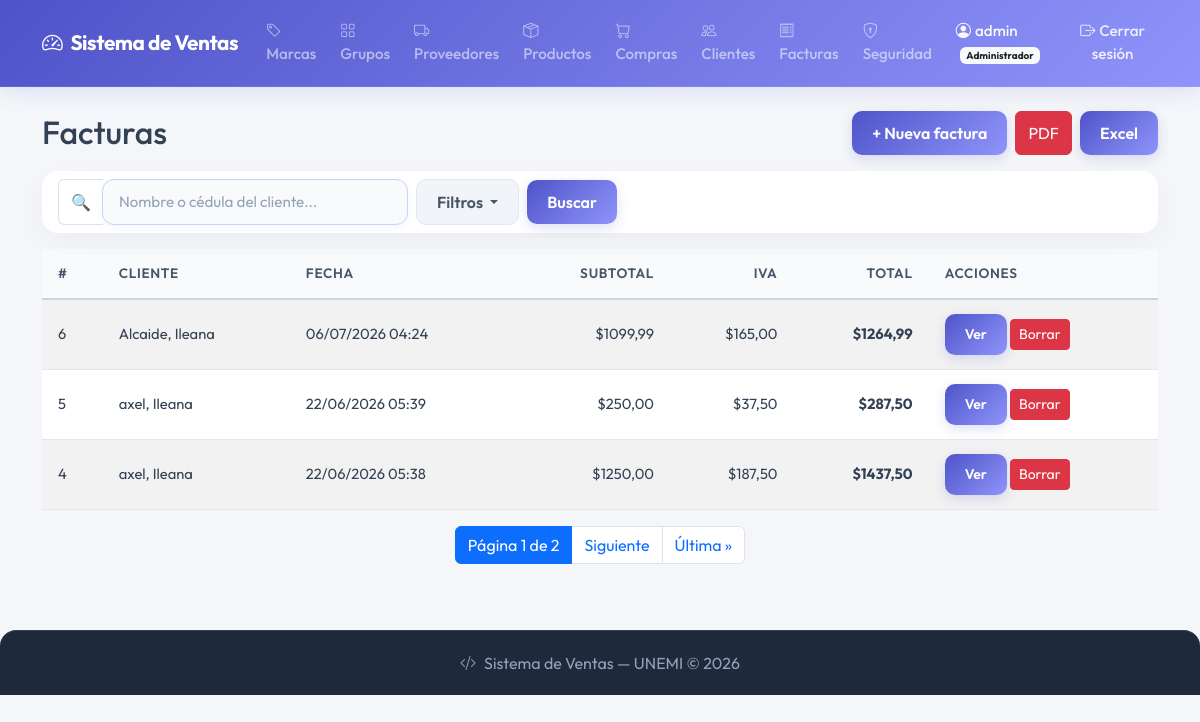
The page /invoices/ (signed in) on the database as committed earlier.
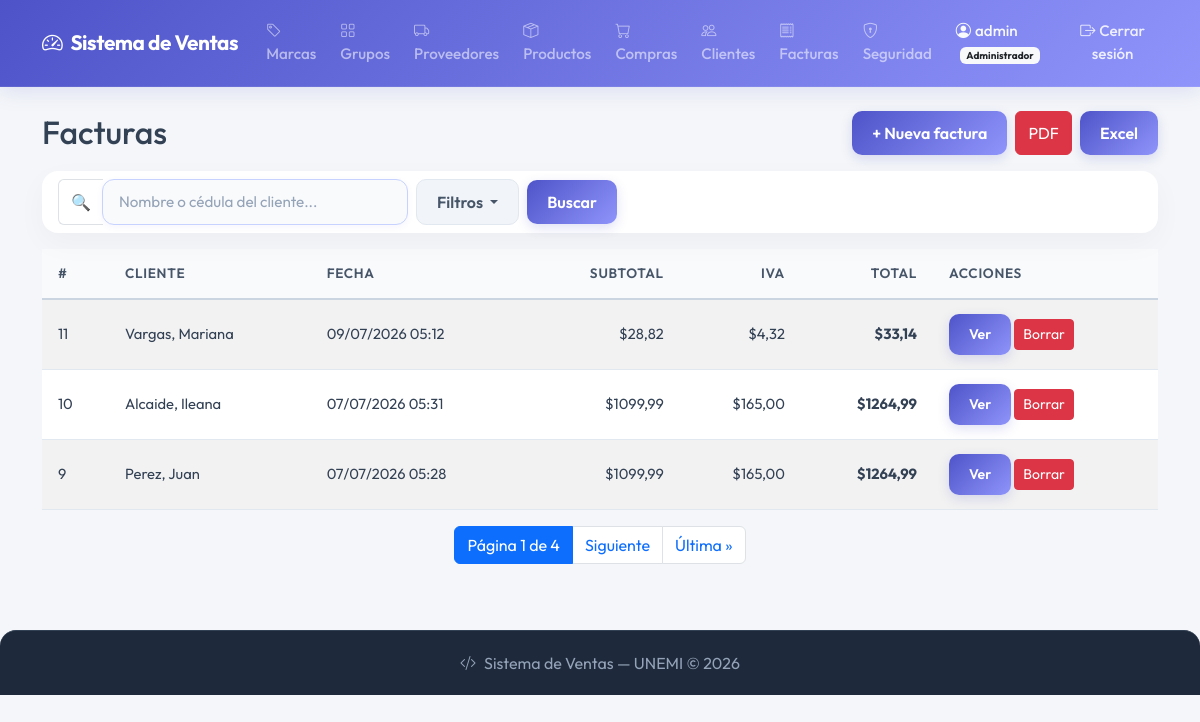
The same page on the database as committed later.
### billing/models.py (models this page shows, shortened)
class Invoice(models.Model):
    customer = models.ForeignKey(Customer, on_delete=models.PROTECT, related_name='invoices', verbose_name='Cliente')
    invoice_date = models.DateTimeField(auto_now_add=True, verbose_name='Fecha')
    subtotal = models.DecimalField(max_digits=12, decimal_places=2, default=0, verbose_name='Subtotal')
    tax = models.DecimalField(max_digits=12, decimal_places=2, default=0, verbose_name='IVA')
    total = models.DecimalField(max_digits=12, decimal_places=2, default=0, verbose_name='Total')
    is_active = models.BooleanField(default=True, verbose_name='Activo')
    class Meta:
        verbose_name = 'Factura'
        verbose_name_plural = 'Facturas'
        ordering = ['-invoice_date']

class Customer(models.Model):
    dni = models.CharField(max_length=13, unique=True, verbose_name='Cédula / RUC', validators=[validate_cedula_ec])
    first_name = models.CharField(max_length=100, verbose_name='Nombres')
    last_name = models.CharField(max_length=100, verbose_name='Apellidos')
    email = models.EmailField(blank=True, null=True, verbose_name='Correo electrónico')
    phone = models.CharField(max_length=20, blank=True, null=True, verbose_name='Teléfono')
    address = models.TextField(blank=True, null=True, verbose_name='Dirección')
    is_active = models.BooleanField(default=True, verbose_name='Activo')
    created_at = models.DateTimeField(auto_now_add=True)
    updated_at = models.DateTimeField(auto_now=True)
    class Meta:
        verbose_name = 'Cliente'
        verbose_name_plural = 'Clientes'
        ordering = ['last_name', 'first_name']
    def __str__(self): return f'{self.last_name}, {self.first_name}'

### billing/views.py (the view, shortened to what this page needs)
# urls.py: path('invoices/', views.invoice_list, name='invoice_list'),
@permission_required_redirect('billing.view_invoice', '/')
def invoice_list(request):
    query = request.GET.get('q', '')
    date_from = request.GET.get('date_from', '')
    date_to = request.GET.get('date_to', '')
    min_total = request.GET.get('min_total', '')
    max_total = request.GET.get('max_total', '')
    export = request.GET.get('export', '')
    invoices = Invoice.objects.select_related('customer').all()
    if query:
        invoices = invoices.filter(
            models.Q(customer__first_name__icontains=query) |
            models.Q(customer__last_name__icontains=query) |
            models.Q(customer__dni__icontains=query)
        )
    if date_from:
        invoices = invoices.filter(invoice_date__date__gte=date_from)
    if date_to:
        invoices = invoices.filter(invoice_date__date__lte=date_to)
    if min_total:
        invoices = invoices.filter(total__gte=min_total)
    if max_total:
        invoices = invoices.filter(total__lte=max_total)
    paginator = Paginator(invoices, 3)
    page_number = request.GET.get('page')
    page_obj = paginator.get_page(page_number)
    context = {
        'page_obj': page_obj,
        'query': query,
        'date_from': date_from,
        'date_to': date_to,
        'min_total': min_total,
        'max_total': max_total,
    }
    return render(request, 'billing/invoice_list.html', context)

### security/templatetags/security_tags.py (called while the page is built)
@register.filter(name='has_group')
def has_group(user, group_name):
    if not user.is_authenticated:
        return False
    if user.is_superuser:
        return True
    return user.groups.filter(name=group_name).exists()

### billing/templates/billing/invoice_list.html (shortened to what this page needs)
{% extends 'billing/base.html' %}
{% load security_tags %}
{% block content %}
<div class="d-flex justify-content-between align-items-center mb-3">
  <h2 class="mb-0">Facturas</h2>
  <div class="d-flex gap-2">
    <a href="{% url 'billing:invoice_create' %}" class="btn btn-primary">+ Nueva factura</a>
    <button type="submit" form="filtros-form" name="export" value="pdf" class="btn btn-danger">PDF</button>
    <button type="submit" form="filtros-form" name="export" value="excel" class="btn btn-success">Excel</button>
  </div>
</div>
<div class="card mb-3">
  <div class="card-body py-2">
    <form method="get" id="filtros-form">
      <div class="d-flex align-items-center gap-2">
        <div class="input-group" style="max-width:350px;">
          <span class="input-group-text bg-white border-end-0">🔍</span>
          <input type="text" name="q" value="{{ query }}" class="form-control border-start-0" placeholder="Nombre o cédula del cliente...">
        </div>
        <div class="dropdown">
          <button class="btn btn-outline-secondary dropdown-toggle" type="button" data-bs-toggle="dropdown">
            Filtros
          </button>
        </div>
        <button type="submit" class="btn btn-primary">Buscar</button>
      </div>
    </form>
  </div>
</div>
<table class="table table-striped table-hover">
  <thead class="table-dark">
    <tr>
      <th>#</th>
      <th>Cliente</th>
      <th>Fecha</th>
      <th class="text-end">Subtotal</th>
      <th class="text-end">IVA</th>
      <th class="text-end">Total</th>
      <th>Acciones</th>
    </tr>
  </thead>
  <tbody>
    {% for inv in page_obj %}
    <tr>
      <td>{{ inv.id }}</td>
      <td>{{ inv.customer }}</td>
      <td>{{ inv.invoice_date|date:"d/m/Y H:i" }}</td>
      <td class="text-end">${{ inv.subtotal }}</td>
      <td class="text-end">${{ inv.tax }}</td>
      <td class="text-end fw-bold">${{ inv.total }}</td>
      <td>
        <a href="{% url 'billing:invoice_detail' inv.pk %}" class="btn btn-sm btn-info">Ver</a>
        {% if user|has_group:'Administrador' or user.is_superuser %}
          <a href="{% url 'billing:invoice_delete' inv.pk %}" class="btn btn-sm btn-danger">Borrar</a>
        {% endif %}
      </td>
    </tr>
    {% empty %}
    <tr><td colspan="7" class="text-center">No hay facturas registradas</td></tr>
    {% endfor %}
  </tbody>
</table>
{% if page_obj.has_other_pages %}
<nav class="d-flex justify-content-center mt-3">
  <ul class="pagination">
    <li class="page-item active">
      <span class="page-link">Página {{ page_obj.number }} de {{ page_obj.paginator.num_pages }}</span>
    </li>
    {% if page_obj.has_next %}
      <li class="page-item">
        <a class="page-link" href="?page={{ page_obj.next_page_number }}&q={{ query }}&date_from={{ date_from }}&date_to={{ date_to }}&min_total={{ min_total }}&max_total={{ max_total }}">Siguiente</a>
      </li>
      <li class="page-item">
        <a class="page-link" href="?page={{ page_obj.paginator.num_pages }}&q={{ query }}&date_from={{ date_from }}&date_to={{ date_to }}&min_total={{ min_total }}&max_total={{ max_total }}">Última &raquo;</a>
      </li>
    {% endif %}
  </ul>
</nav>
{% endif %}
{% endblock %}

### billing/templates/billing/base.html (shortened to what this page needs)
{% load static %}
{% load security_tags %}
<!DOCTYPE html>
<html lang="es">
<head>
  <link href="https://cdn.jsdelivr.net/npm/bootstrap@5.3.0/dist/css/bootstrap.min.css" rel="stylesheet">
  <link href="https://cdn.jsdelivr.net/npm/bootstrap-icons@1.11.0/font/bootstrap-icons.css" rel="stylesheet">
  <link rel="stylesheet" href="{% static 'home/css/base.css' %}">
</head>
<body>
<nav class="navbar navbar-expand-lg navbar-dark">
  <div class="container">
    <a class="navbar-brand fw-bold" href="{% url 'home' %}">
      <i class="bi bi-speedometer2 me-2"></i>Sistema de Ventas
    </a>
    <div class="collapse navbar-collapse" id="nav">
      <ul class="navbar-nav me-auto">
        {% if user.is_authenticated %}
          {% if user|has_group:'Analista de Compras' or user|has_group:'Administrador' %}
          <li class="nav-item"><a class="nav-link" href="{% url 'billing:brand_list' %}"><i class="bi bi-tag me-1"></i>Marcas</a></li>
          <li class="nav-item"><a class="nav-link" href="{% url 'billing:productgroup_list' %}"><i class="bi bi-grid me-1"></i>Grupos</a></li>
          <li class="nav-item"><a class="nav-link" href="{% url 'billing:supplier_list' %}"><i class="bi bi-truck me-1"></i>Proveedores</a></li>
          <li class="nav-item"><a class="nav-link" href="{% url 'billing:product_list' %}"><i class="bi bi-box-seam me-1"></i>Productos</a></li>
          <li class="nav-item"><a class="nav-link" href="{% url 'purchasing:purchase_list' %}"><i class="bi bi-cart me-1"></i>Compras</a></li>
          {% endif %}
          {% if user|has_group:'Vendedor' or user|has_group:'Administrador' %}
          <li class="nav-item"><a class="nav-link" href="{% url 'billing:customer_list' %}"><i class="bi bi-people me-1"></i>Clientes</a></li>
          <li class="nav-item"><a class="nav-link" href="{% url 'billing:invoice_list' %}"><i class="bi bi-receipt me-1"></i>Facturas</a></li>
          {% endif %}
          {% if user|has_group:'Administrador' %}
          <li class="nav-item">
            <a class="nav-link" href="{% url 'security:dashboard' %}">
              <i class="bi bi-shield-lock me-1"></i>Seguridad
            </a>
          </li>
          {% endif %}
        {% endif %}
      </ul>
      <ul class="navbar-nav align-items-center">
        {% if user.is_authenticated %}
        <li class="nav-item">
          <span class="nav-link text-light me-2">
            <i class="bi bi-person-circle me-1"></i>{{ user.username }}
            {% for g in user.groups.all %}
              <span class="badge bg-light text-dark ms-1" style="font-size:10px;">{{ g.name }}</span>
            {% endfor %}
          </span>
        </li>
        <li class="nav-item">
          <form method="post" action="{% url 'logout' %}" class="d-inline">
            <button type="submit" class="nav-link btn btn-link p-0" style="color:rgba(255,255,255,.85); text-decoration: none;">
              <i class="bi bi-box-arrow-right me-1"></i>Cerrar sesión
            </button>
          </form>
        </li>
        {% endif %}
      </ul>
    </div>
  </div>
</nav>
<div class="container mt-4">
  {% block content %}{% endblock %}
</div>
<footer>
  <p class="mb-0"><i class="bi bi-code-slash me-2"></i>Sistema de Ventas — UNEMI © 2026</p>
</footer>
</body>
</html>

Rows that differ between the two databases and show on the page:
no longer on this page (row unchanged): Invoice: id "6", customer "Alcaide, Ileana", invoice_date "06/07/2026 04:24", subtotal "1099,99", tax "165,00", total "1264,99"
no longer on this page (row unchanged): Invoice: id "5", customer "axel, Ileana", invoice_date "22/06/2026 05:39", subtotal "250,00", tax "37,50", total "287,50"
no longer on this page (row unchanged): Invoice: id "4", customer "axel, Ileana", invoice_date "22/06/2026 05:38", subtotal "1250,00", tax "187,50", total "1437,50"
added Invoice: id "11", customer "Vargas, Mariana", invoice_date "09/07/2026 05:12", subtotal "28,82", tax "4,32", total "33,14"
added Invoice: id "10", customer "Alcaide, Ileana", invoice_date "07/07/2026 05:31", subtotal "1099,99", tax "165,00", total "1264,99"
added Invoice: id "9", customer "Perez, Juan", invoice_date "07/07/2026 05:28", subtotal "1099,99", tax "165,00", total "1264,99"
Other text that changed with them:
{{ page_obj.paginator.num_pages }}: "2" → "4"
